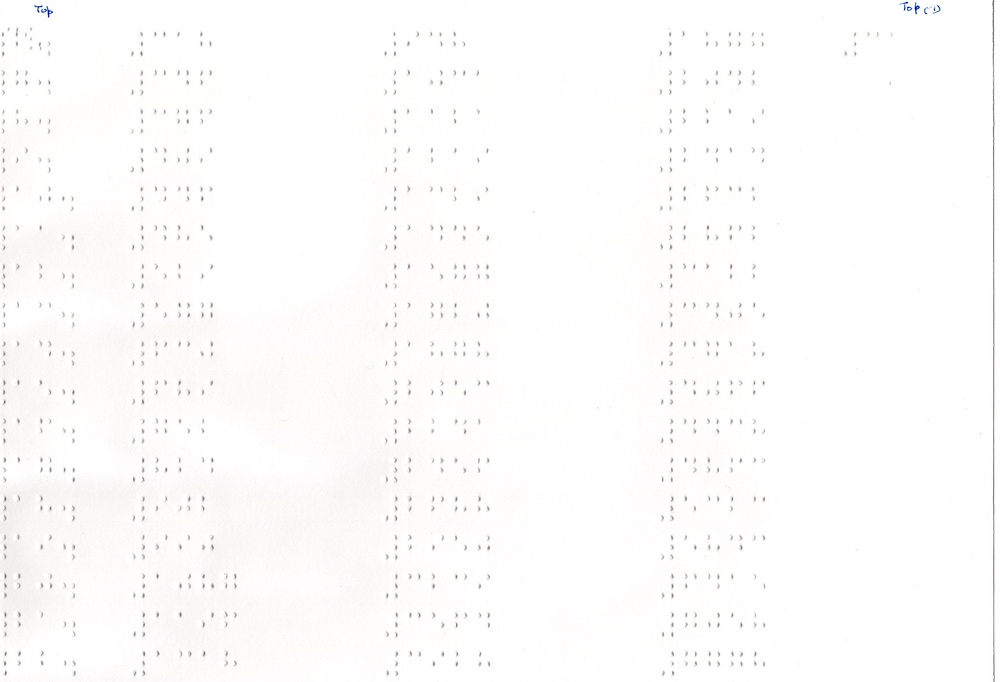
#> input picture samples/img009.jpg, 1000 x 682 px, shrunk from 3053 x 2082 before the run
$ python centroid.py   (older library calls are emulated)
#> lines starting #> are read from the running program, lines starting #| are printed output that depends on the picture; after the words box and inside, x2 and y2 are one past the last pixel; in counts of white or black regions, pixels touching at a corner belong together
sample_folder = "../samples/"
sample_result_folder = "../sample_results/"
import cv2 as cv
import json

sample_path = sample_folder + "img009.jpg"
img = cv.imread(sample_path, cv.IMREAD_GRAYSCALE)
#> img: shape (682, 1000); min 12, max 255, mean 252.5
img = cv.medianBlur(img,3)
_,img = cv.threshold(img,0,255,cv.THRESH_OTSU)
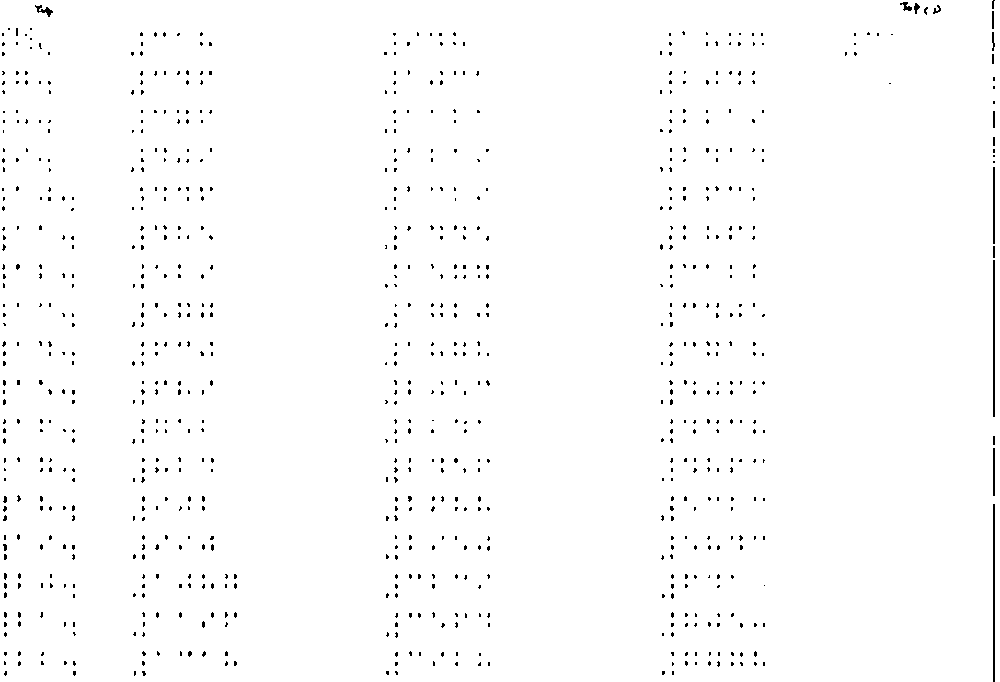
#> img: shape (682, 1000); 98.6% white; black in thin lines or dots
h, w = img.shape[:2]
#> h = 682; w = 1000
# cv.waitKey(0)
# cv.destroyAllWindows()
im2, contours0, hierarchy = cv.findContours( img.copy(), cv.RETR_LIST, cv.CHAIN_APPROX_SIMPLE)
#> contours0 = 851 contours, 763 with area under 20; largest, box (x1, y1, x2, y2) and area: (0, 0, 1000, 682) 679760, (992, 259, 996, 418) 472, (992, 166, 996, 245) 232, (992, 447, 996, 497) 145, (34, 4, 54, 18) 113
moments  = [cv.moments(cnt) for cnt in contours0]
#> moments = 851 items
# Nota Bene: I rounded the centroids to integer.
# cv.drawContours(img, contours0, -1, (0,255,0), 3)
# centroids = [( int(round(m['m10']/m['m00'])),int(round(m['m01']/m['m00'])) ) for m in moments]
centroids = []
for m in moments:
    if m['m00']:
        centroids.append((int(round(m['m10']/m['m00'])), int(round(m['m01']/m['m00']))))
#> after the loop, centroids = 851 pairs, first value 2 to 994, second value 6 to 673

# print(len(centroids))
print('cv2 version:', cv.__version__)
#print('centroids:', centroids)

with open(sample_result_folder+"centroids.json", 'wb') as outfile:
#> (the run stopped early here; a loop or call above may not have finished)

$ run again, with samples/img010.jpg copied over samples/img009.jpg
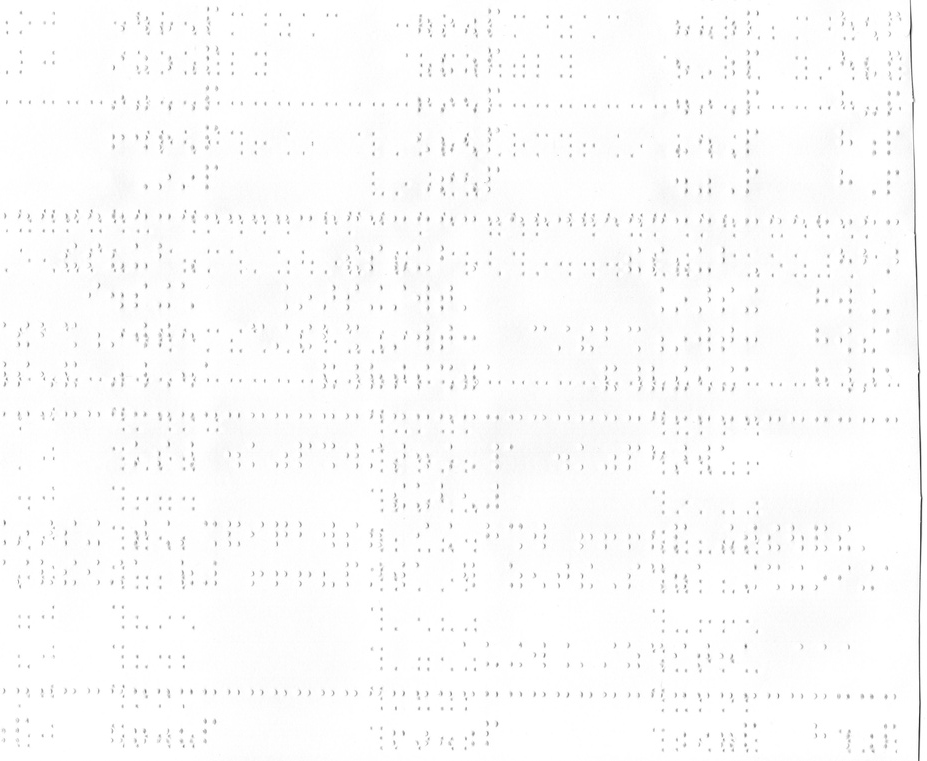
#> input picture samples/img010.jpg, 927 x 761 px, shrunk from 2771 x 2274 before the run
#> img is the input picture: shape (761, 927); min 34, max 255, mean 251.3
#> `_,img = cv.threshold(img,0,255,cv.THRESH_OTSU)`:
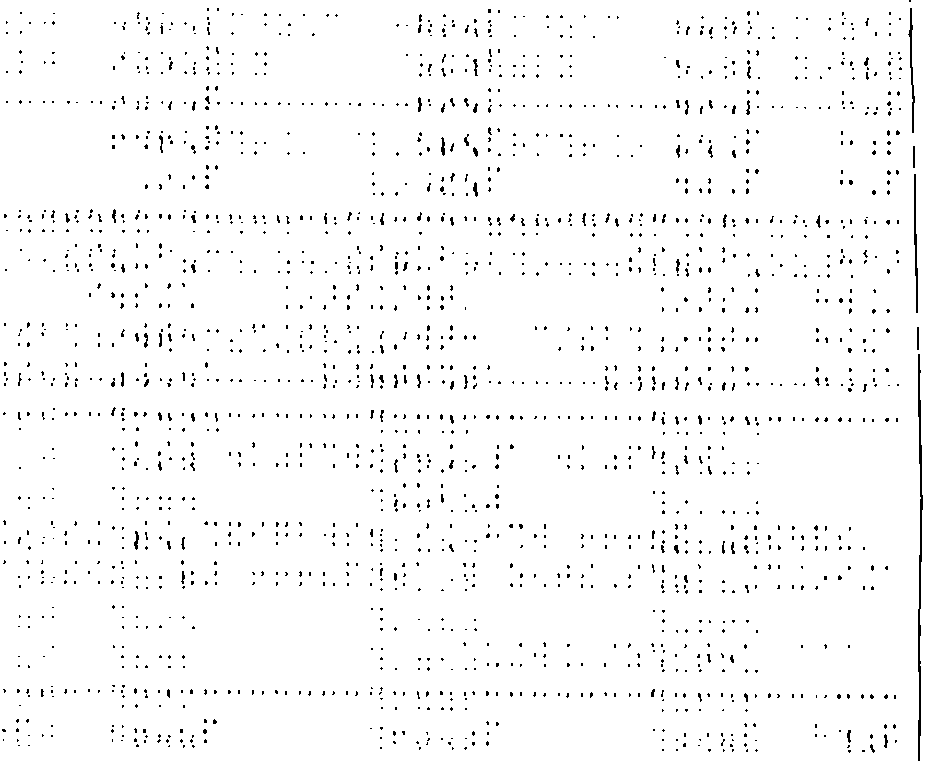
#> img: shape (761, 927); 97.4% white; black in thin lines or dots
#> contours0 = 1931 contours, 1690 with area under 20; largest, box (x1, y1, x2, y2) and area: (0, 0, 927, 761) 702440, (913, 173, 919, 314) 437, (907, 7, 916, 134) 394, (133, 530, 140, 551) 74, (440, 136, 446, 157) 72
#> moments = 1931 items
#> after the loop `for m in moments:`: centroids = 1931 pairs, first value 3 to 918, second value 9 to 751

$ run again, with samples/img011.jpg copied over samples/img009.jpg
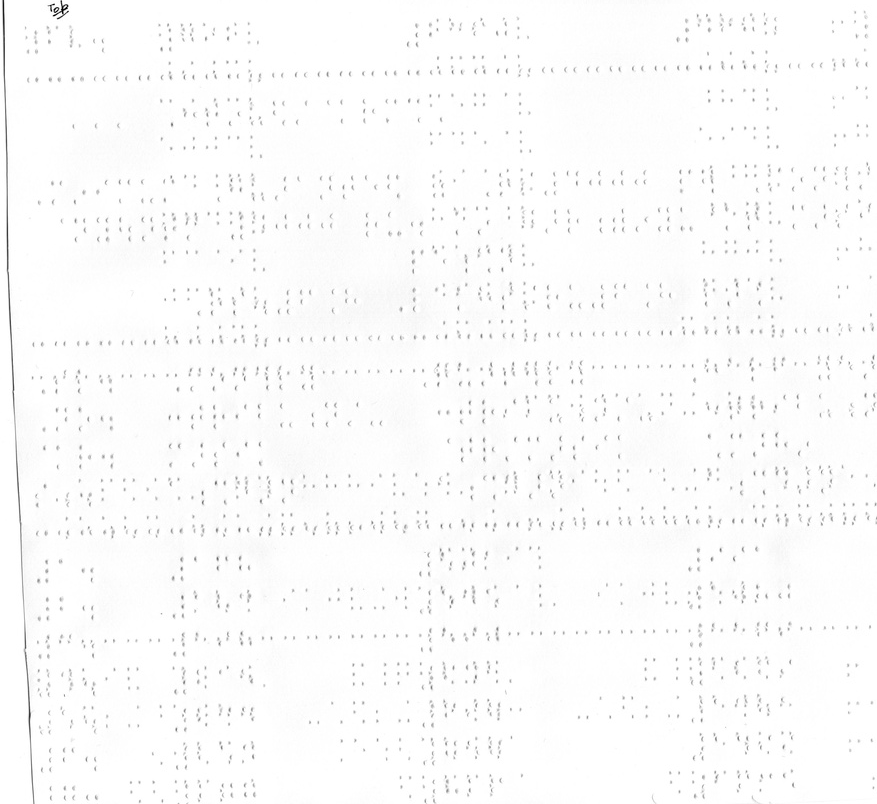
#> input picture samples/img011.jpg, 877 x 804 px, shrunk from 2741 x 2514 before the run
#> img is the input picture: shape (804, 877); min 0, max 255, mean 251.5
#> `_,img = cv.threshold(img,0,255,cv.THRESH_OTSU)`:
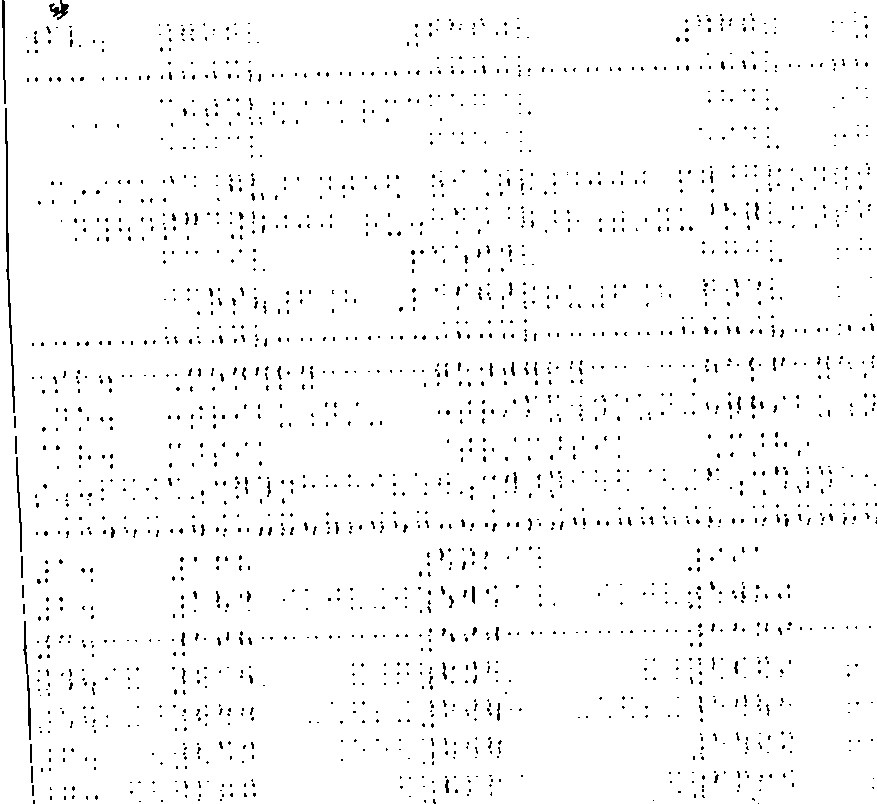
#> img: shape (804, 877); 97.4% white; black in thin lines or dots
#> contours0 = 2063 contours, 1815 with area under 20; largest, box (x1, y1, x2, y2) and area: (0, 0, 877, 804) 702828, (4, 107, 16, 414) 956, (22, 620, 32, 741) 387, (15, 456, 23, 553) 289, (471, 585, 476, 605) 68
#> moments = 2063 items
#> after the loop `for m in moments:`: centroids = 2063 pairs, first value 8 to 874, second value 12 to 801
